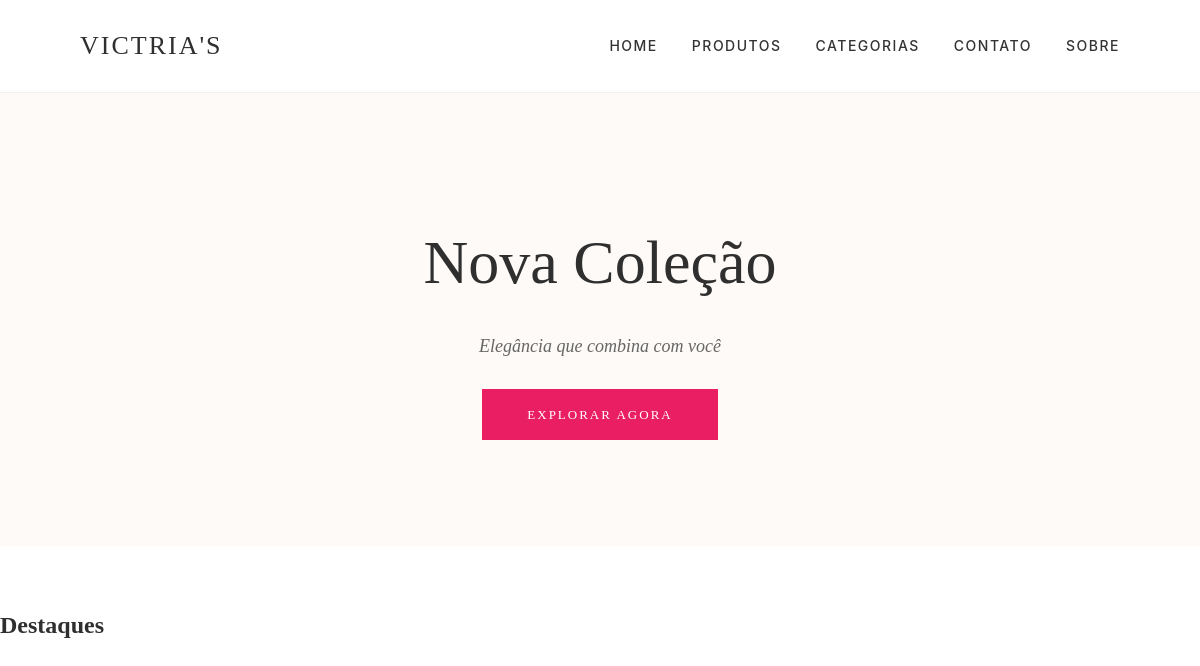
The app's page /, older data.
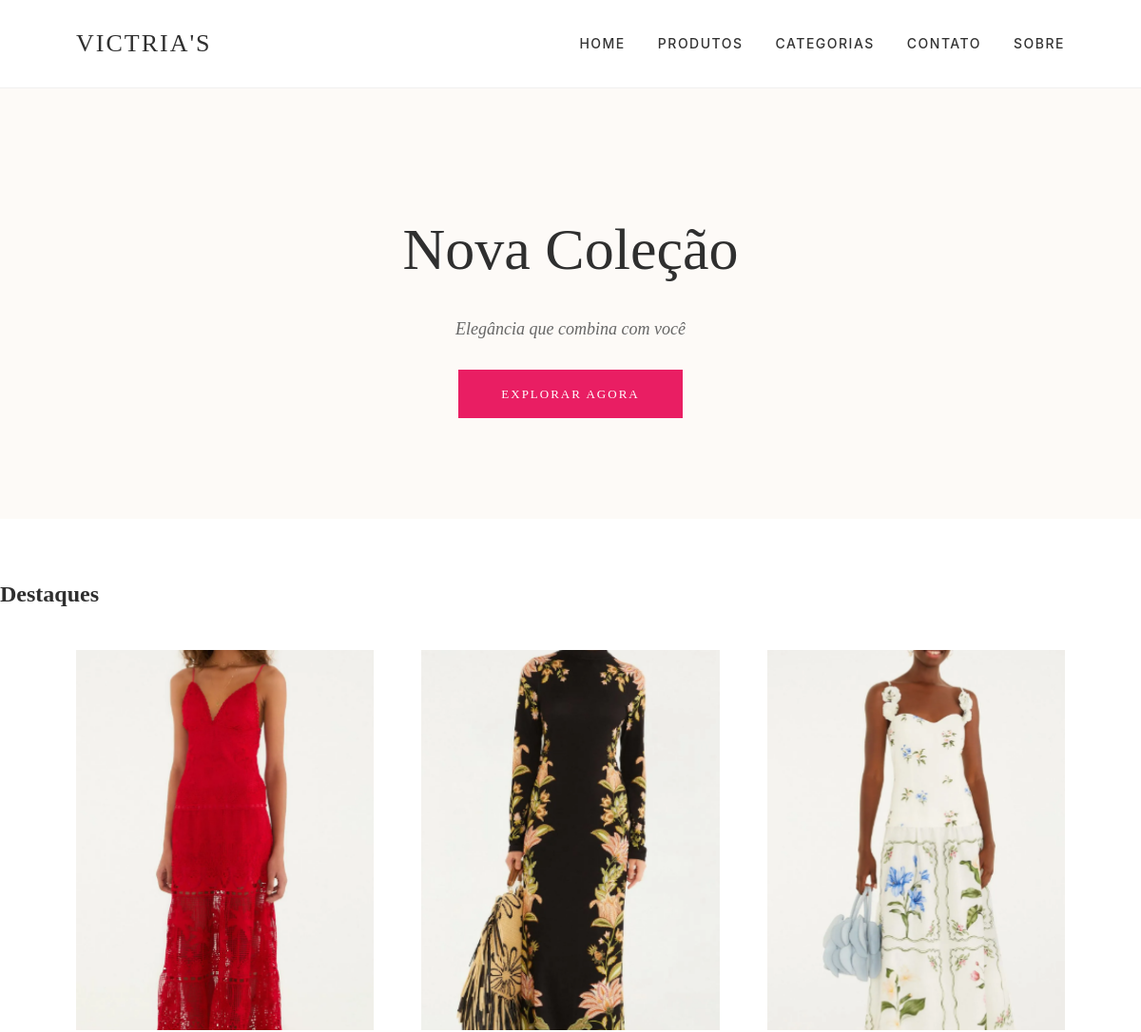
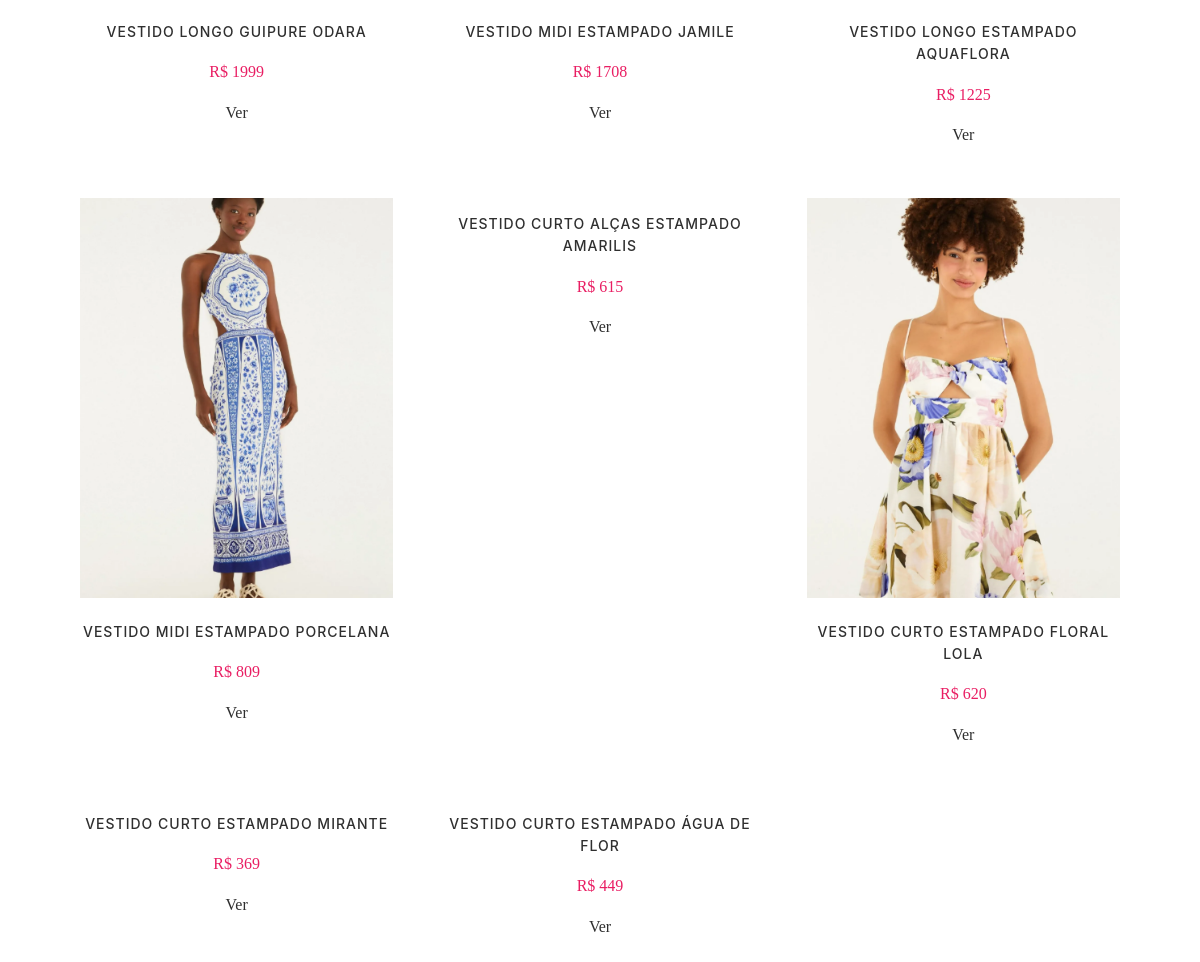
The same page, newer data (2 pictures, top to bottom).
### lojaapp/models.py (models this page shows, shortened)
class Produto(models.Model):
    titulo = models.CharField(max_length=200)
    slug = models.SlugField(unique=True)
    categoria = models.ForeignKey(Categoria, on_delete=models.CASCADE)
    image = models.ImageField(upload_to="produtos", null=True, blank=True)
    preco_mercado = models.PositiveIntegerField()
    descricao = models.TextField()
    visualizacao = models.PositiveIntegerField(default=0)

### lojaapp/views.py (the view)
# urls.py: path("", HomeView.as_view(), name="home"),
class HomeView(TemplateView):
    template_name = "home.html"
    def get_context_data(self, **kwargs):
        context = super().get_context_data(**kwargs)
        context["produtos"] = Produto.objects.all().order_by("-id")[:8]
        return context

### templates/home.html
{% extends "base.html" %}
{% block content %}
<section class="banner">
    <div class="banner-texto">
        <h1>Nova Coleção</h1>
        <p>Elegância que combina com você</p>
        <a href="{% url 'lojaapp:produtos' %}" class="btn-banner">Explorar Agora</a>
    </div>
</section>
<section class="destaque">
    <h2 class="titulo-home">Destaques</h2>
    <div class="grid-produtos">
        {% for produto in produtos %}
        <div class="produto-card">
            {% if produto.image %}
                <div class="img-container">
                  <img src="{{ produto.image.url }}">
                </div>
            {% endif %}
            <h3>{{ produto.titulo }}</h3>
            <p>R$ {{ produto.preco_mercado }}</p>
            <a href="{% url 'lojaapp:produto_detalhe' produto.id %}" class="btn editar">
               Ver
             </a>
        </div>
        {% endfor %}
    </div>
</section>
{% endblock %}

Row changes from the older to the newer data that the page shows:
added Produto: image (picture), titulo "VESTIDO LONGO GUIPURE ODARA", preco_mercado "1999"
added Produto: image (picture), titulo "VESTIDO MIDI ESTAMPADO JAMILE", preco_mercado "1708"
added Produto: image (picture), titulo "VESTIDO LONGO ESTAMPADO AQUAFLORA", preco_mercado "1225"
added Produto: image (picture), titulo "VESTIDO MIDI ESTAMPADO PORCELANA", preco_mercado "809"
added Produto: titulo "VESTIDO CURTO ALÇAS ESTAMPADO AMARILIS", preco_mercado "615"
added Produto: image (picture), titulo "VESTIDO CURTO ESTAMPADO FLORAL LOLA", preco_mercado "620"
added Produto: titulo "VESTIDO CURTO ESTAMPADO MIRANTE", preco_mercado "369"
added Produto: titulo "VESTIDO CURTO ESTAMPADO ÁGUA DE FLOR", preco_mercado "449"
